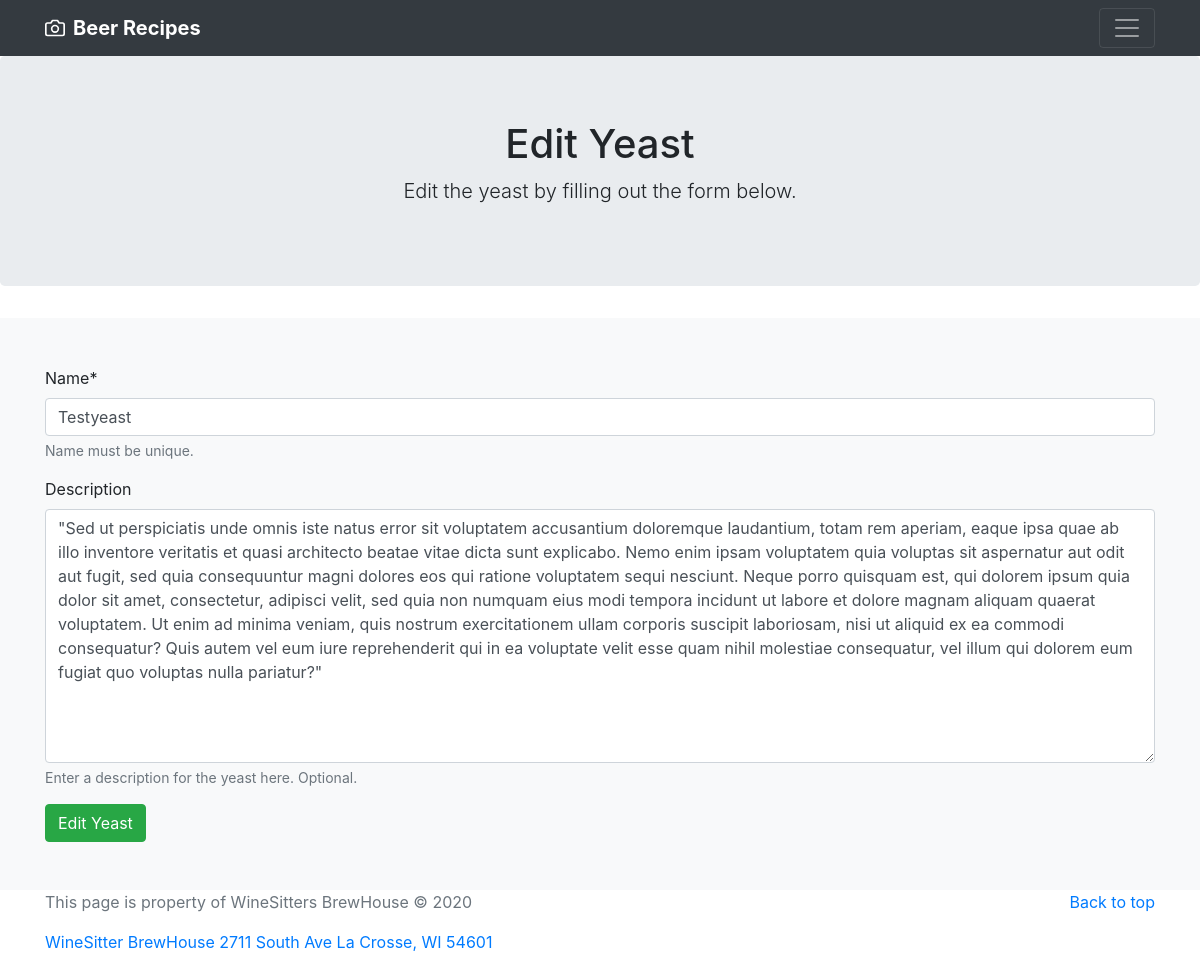
The app's page /beer_recipes/edit_yeast/1 with its own data.
### beer_recipes/models.py (models this page shows)
class Yeast(models.Model):
    user = models.CharField(max_length=200)
    name = models.CharField(max_length=200, unique=True,
                            help_text="Name must be unique.")  # Name of the yeast.
    version = models.PositiveIntegerField(default=1)
    date_submitted = models.DateField(auto_now_add=True)
    description = models.TextField(
        blank=True, help_text="Enter a description for the yeast here. Optional.")
    TYPE_CHOICES = [
        ('Ale', 'Ale'),
        ('Lager', 'Lager'),
        ('Wheat', 'Wheat'),
        ('Wine', 'Wine'),
        ('Champagne', 'Champagne'),
    ]
    type = models.CharField(choices=TYPE_CHOICES, max_length=9)
    FORM_CHOICES = [
        ('Liquid', 'Liquid'),
        ('Dry', 'Dry'),
        ('Slant', 'Slant'),
        ('Culture', 'Culture'),
    ]
    form = models.CharField(choices=FORM_CHOICES, max_length=7)

### beer_recipes/views.py (the view)
# urls.py: path('edit_yeast/<int:pk>', views.YeastUpdate.as_view(), name='YeastUpdate'),
class YeastUpdate(UpdateView):
    model = Yeast
    fields = ['name', 'description']
    success_url = reverse_lazy('beer_recipes:my_ingredients')

### templates/beer_recipes/yeast_form.html (shortened to what this page needs)
{% extends 'beer_recipes/base.html' %}
{% load static %}
{% load crispy_forms_tags %}
{% block content %}
<section class="jumbotron text-center">
  <div class="container">
    <h1 class="jumbotron-heading">Edit Yeast</h1>
    <p class="lead">Edit the yeast by filling out the form below.</p>
  </div>
</section>
<div class="album py-5 bg-light">
  <div class="container">
    <form method='post' name='edit_yeast'>
      {{ form|crispy }}
      <button type="submit" class="btn btn-success">Edit Yeast</button>
    </form>
  </div>
</div>
{% endblock content %}

### records on screen
Yeast: name "Testyeast", description "\"Sed ut perspiciatis unde omnis iste natus error sit voluptatem accusantium doloremque laudantium, totam rem aperiam, eaque ipsa quae ab illo inventore veritatis et quasi architecto beatae vitae dicta sunt explicabo. Nemo enim ipsam voluptatem quia voluptas sit aspernatur aut odit aut fugit, sed quia consequuntur magni dolores eos qui ratione voluptatem sequi nesciunt. Neque porro quisquam est, qui dolorem ipsum quia dolor sit amet, consectetur, adipisci velit, sed quia non numquam eius modi tempora incidunt ut labore et dolore magnam aliquam quaerat voluptatem. Ut enim ad minima veniam, quis nostrum exercitationem ullam corporis suscipit laboriosam, nisi ut aliquid ex ea commodi…"
